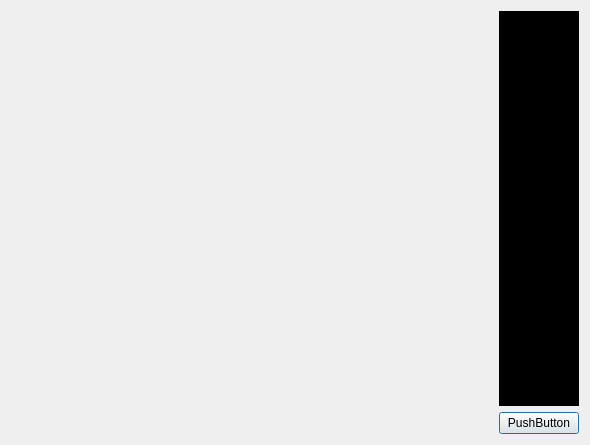
<?xml version="1.0" encoding="UTF-8"?>
<ui version="4.0">
 <class>Graphic</class>
 <widget class="QDialog" name="Graphic">
  <property name="geometry">
   <rect>
    <x>0</x>
    <y>0</y>
    <width>590</width>
    <height>445</height>
   </rect>
  </property>
  <property name="windowTitle">
   <string>Dialog</string>
  </property>
  <layout class="QHBoxLayout" name="horizontalLayout" stretch="2,0">
   <item>
    <widget class="QWidget" name="widget" native="true"/>
   </item>
   <item>
    <layout class="QVBoxLayout" name="verticalLayout">
     <item>
      <widget class="QLabel" name="label">
       <property name="styleSheet">
        <string notr="true">background-color: rgb(0, 0, 0);</string>
       </property>
       <property name="text">
        <string>TextLabel</string>
       </property>
       <property name="alignment">
        <set>Qt::AlignCenter</set>
       </property>
      </widget>
     </item>
     <item>
      <widget class="QPushButton" name="pushButton">
       <property name="text">
        <string>PushButton</string>
       </property>
      </widget>
     </item>
    </layout>
   </item>
  </layout>
 </widget>
 <resources/>
 <connections/>
</ui>
